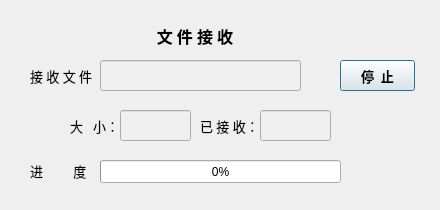
<?xml version="1.0" encoding="UTF-8"?>
<ui version="4.0">
 <class>FileCntDlg</class>
 <widget class="QDialog" name="FileCntDlg">
  <property name="geometry">
   <rect>
    <x>0</x>
    <y>0</y>
    <width>440</width>
    <height>210</height>
   </rect>
  </property>
  <property name="windowTitle">
   <string>接 收 文 件</string>
  </property>
  <widget class="QProgressBar" name="recvProgressBar">
   <property name="geometry">
    <rect>
     <x>100</x>
     <y>160</y>
     <width>241</width>
     <height>23</height>
    </rect>
   </property>
   <property name="value">
    <number>0</number>
   </property>
  </widget>
  <widget class="QPushButton" name="cntClosePushButton">
   <property name="geometry">
    <rect>
     <x>340</x>
     <y>60</y>
     <width>75</width>
     <height>31</height>
    </rect>
   </property>
   <property name="font">
    <font>
     <family>微软雅黑</family>
     <pointsize>10</pointsize>
     <weight>75</weight>
     <bold>true</bold>
    </font>
   </property>
   <property name="text">
    <string>停  止</string>
   </property>
  </widget>
  <widget class="QLabel" name="label">
   <property name="geometry">
    <rect>
     <x>120</x>
     <y>20</y>
     <width>150</width>
     <height>31</height>
    </rect>
   </property>
   <property name="font">
    <font>
     <family>微软雅黑</family>
     <pointsize>12</pointsize>
     <weight>75</weight>
     <bold>true</bold>
    </font>
   </property>
   <property name="text">
    <string>文 件 接 收</string>
   </property>
   <property name="alignment">
    <set>Qt::AlignCenter</set>
   </property>
  </widget>
  <widget class="QLabel" name="label_2">
   <property name="geometry">
    <rect>
     <x>30</x>
     <y>60</y>
     <width>71</width>
     <height>31</height>
    </rect>
   </property>
   <property name="font">
    <font>
     <family>微软雅黑</family>
     <pointsize>10</pointsize>
    </font>
   </property>
   <property name="text">
    <string>接 收 文 件</string>
   </property>
  </widget>
  <widget class="QLineEdit" name="rfileNameLineEdit">
   <property name="enabled">
    <bool>false</bool>
   </property>
   <property name="geometry">
    <rect>
     <x>100</x>
     <y>60</y>
     <width>201</width>
     <height>31</height>
    </rect>
   </property>
   <property name="font">
    <font>
     <family>微软雅黑</family>
     <pointsize>10</pointsize>
    </font>
   </property>
   <property name="alignment">
    <set>Qt::AlignCenter</set>
   </property>
   <property name="readOnly">
    <bool>true</bool>
   </property>
  </widget>
  <widget class="QLabel" name="label_3">
   <property name="geometry">
    <rect>
     <x>70</x>
     <y>110</y>
     <width>51</width>
     <height>31</height>
    </rect>
   </property>
   <property name="font">
    <font>
     <family>微软雅黑</family>
     <pointsize>10</pointsize>
    </font>
   </property>
   <property name="text">
    <string>大   小：</string>
   </property>
  </widget>
  <widget class="QLabel" name="label_4">
   <property name="geometry">
    <rect>
     <x>200</x>
     <y>110</y>
     <width>61</width>
     <height>31</height>
    </rect>
   </property>
   <property name="font">
    <font>
     <family>微软雅黑</family>
     <pointsize>10</pointsize>
    </font>
   </property>
   <property name="text">
    <string>已 接 收：</string>
   </property>
  </widget>
  <widget class="QLineEdit" name="rfileSizeLineEdit">
   <property name="enabled">
    <bool>false</bool>
   </property>
   <property name="geometry">
    <rect>
     <x>120</x>
     <y>110</y>
     <width>71</width>
     <height>31</height>
    </rect>
   </property>
   <property name="font">
    <font>
     <family>微软雅黑</family>
     <pointsize>10</pointsize>
    </font>
   </property>
   <property name="text">
    <string/>
   </property>
   <property name="alignment">
    <set>Qt::AlignCenter</set>
   </property>
   <property name="readOnly">
    <bool>true</bool>
   </property>
  </widget>
  <widget class="QLineEdit" name="recvSizeLineEdit">
   <property name="enabled">
    <bool>false</bool>
   </property>
   <property name="geometry">
    <rect>
     <x>260</x>
     <y>110</y>
     <width>71</width>
     <height>31</height>
    </rect>
   </property>
   <property name="font">
    <font>
     <family>微软雅黑</family>
     <pointsize>10</pointsize>
    </font>
   </property>
   <property name="text">
    <string/>
   </property>
   <property name="alignment">
    <set>Qt::AlignCenter</set>
   </property>
   <property name="readOnly">
    <bool>true</bool>
   </property>
  </widget>
  <widget class="QLabel" name="label_5">
   <property name="geometry">
    <rect>
     <x>30</x>
     <y>160</y>
     <width>71</width>
     <height>21</height>
    </rect>
   </property>
   <property name="font">
    <font>
     <family>微软雅黑</family>
     <pointsize>10</pointsize>
    </font>
   </property>
   <property name="text">
    <string>进         度</string>
   </property>
  </widget>
  <widget class="QLabel" name="rateLabel">
   <property name="geometry">
    <rect>
     <x>340</x>
     <y>160</y>
     <width>91</width>
     <height>21</height>
    </rect>
   </property>
   <property name="font">
    <font>
     <family>微软雅黑</family>
     <pointsize>10</pointsize>
    </font>
   </property>
   <property name="text">
    <string/>
   </property>
   <property name="alignment">
    <set>Qt::AlignLeading|Qt::AlignLeft|Qt::AlignVCenter</set>
   </property>
  </widget>
 </widget>
 <resources/>
 <connections/>
</ui>
